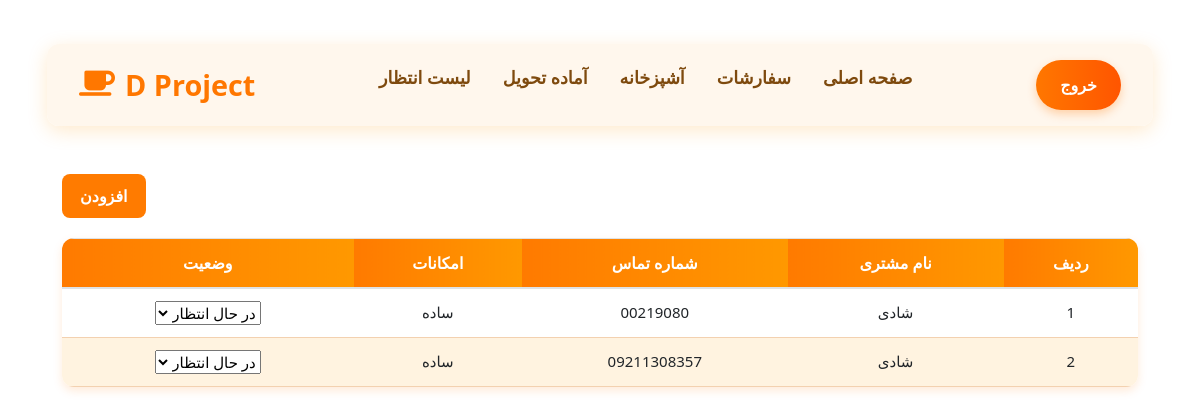
/wait/list/ (signed in), run on the app's committed database.
### wait/models.py (models this page shows, shortened)
class Wait(models.Model):
    WAIT_STATUS = (
        ('در حال انتظار', 'در حال انتظار'),
        ('اتمام شد', 'اتمام شد'),
        ('لغو', 'لفو')
    )
    FACILITY_STATUS = (
        ('ساده', 'ساده'),
        ('با پریز', 'با پریز'),
    )
    name = models.CharField(max_length=100)
    phone_number = models.CharField(max_length=20)
    status = models.CharField(choices=WAIT_STATUS, max_length=20, default=WAIT_STATUS[0][0])
    facility = models.CharField(choices=FACILITY_STATUS, max_length=20, default=FACILITY_STATUS[0][0])
    user = models.ForeignKey(User, on_delete=models.CASCADE)
    created_at = models.DateTimeField(auto_now_add=True)

### wait/views.py (the view)
# urls.py: path('list/', views.wait_list, name='wait_list'),
@login_required(login_url='accounts:login')
def wait_list(request):
    if request.user.is_admin:
        wait_lists = Wait.objects.filter(status=Wait.WAIT_STATUS[0][0])
    else:
        wait_lists = Wait.objects.filter(status=Wait.WAIT_STATUS[0][0], user=request.user)
    return render(request, 'wait/list.html',
                  {'wait_lists': wait_lists})

### wait/templates/wait/list.html (shortened to what this page needs)
{% extends 'base.html' %}
{% load static %}
{% load jalali_tags %}
{% block css %}
    <link rel="stylesheet" href="{% static 'wait/list.css' %}">
{% endblock %}
{% block body %}
    <div class="container mt-5" dir="rtl">
    {% include 'messages.html' %}
    <a href="{% url 'wait:wait_add' %}" class="new_customer">افزودن</a>
    <table class="table" dir="rtl">
        <thead>
        <tr>
            <th>ردیف</th>
            <th>نام مشتری</th>
            <th>شماره تماس</th>
            <th>امکانات</th>
            <th>وضعیت</th>
        </tr>
        </thead>
        <tbody>
        {% for wait_list in wait_lists %}
            <tr>
                <td>{{ forloop.counter }}</td>
                <td>{{ wait_list.name }}</td>
                <td>{{ wait_list.phone_number }}</td>
                <td>{{ wait_list.facility }}</td>
                <td>
                    <form method="post" action="{% url 'wait:wait_change_status' wait_list.id %}">
                        <select name="status" onchange="this.form.submit()" class="status-select">
                            {% for key, value in wait_list.WAIT_STATUS %}
                                <option value="{{ key }}" {% if wait_list.status == key %}selected{% endif %}>
                                    {{ value }}
                                </option>
                            {% endfor %}
                        </select>
                    </form>
                </td>
            </tr>
        {% endfor %}
        </tbody>
    </table>
    </div>
{% endblock %}

### static/base.css (style rules this page uses)
* { margin: 0; padding: 0; box-sizing: border-box; font-family: 'Segoe UI', Tahoma, Geneva, Verdana, sans-serif; }
body { min-height: 100vh; display: flex; flex-direction: column; align-items: center; padding: 2rem; }
.container { width: 100%; max-width: 1200px; }
a { text-decoration: none; }

### wait/static/wait/list.css (style rules this page uses)
.new_customer { display: inline-block; background-color: #ff7b00; color: white; text-decoration: none; padding: 10px 18px; border-radius: 8px; font-weight: bold; transition: background-color 0.3s ease, transform 0.2s ease; }
.table { width: 100%; border-collapse: collapse; margin-top: 20px; background: white; border-radius: 12px; overflow: hidden; box-shadow: 0 4px 10px rgba(255, 123, 0, 0.15); }
.table th { background: linear-gradient(90deg, #ff7a00, #ff9800); color: white; text-align: center; padding: 12px; font-size: 16px; }
.table td { padding: 12px; text-align: center; border-bottom: 1px solid #f3d1b0; font-size: 15px; }
.table tr:nth-child(even) { background-color: #fff3e0; }

### static/messages.css (style rules this page uses)
.container { margin-top: 12px; }

### data on the page
Wait: name "شادی", phone_number "00219080", facility "ساده", status "در حال انتظار"
Wait: name "شادی", phone_number "09211308357", facility "ساده", status "در حال انتظار"
